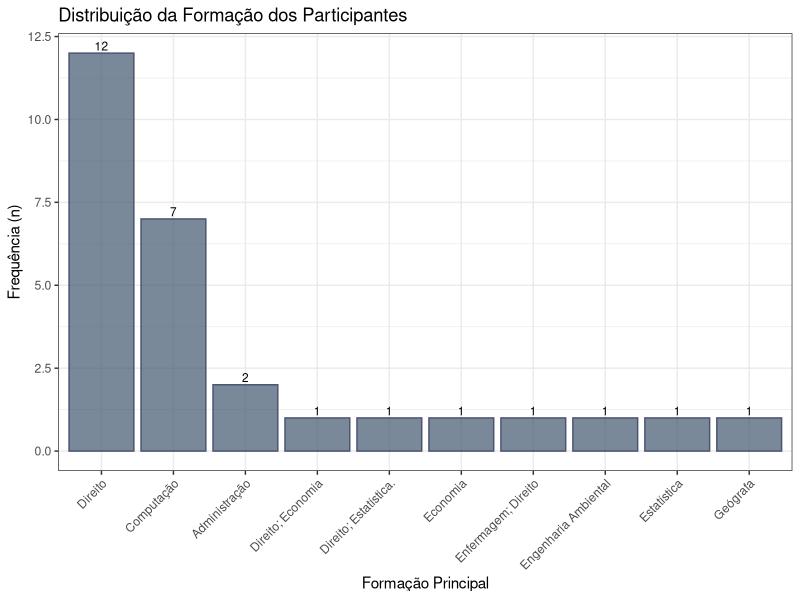
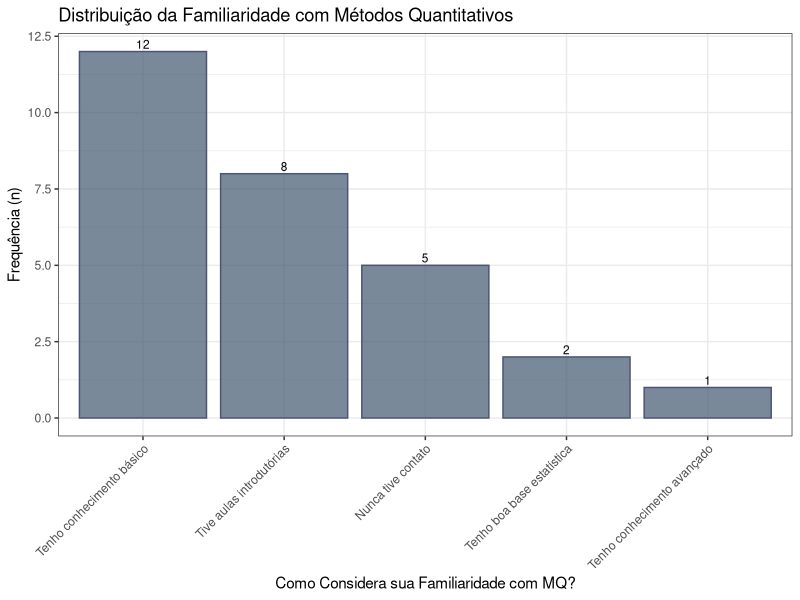
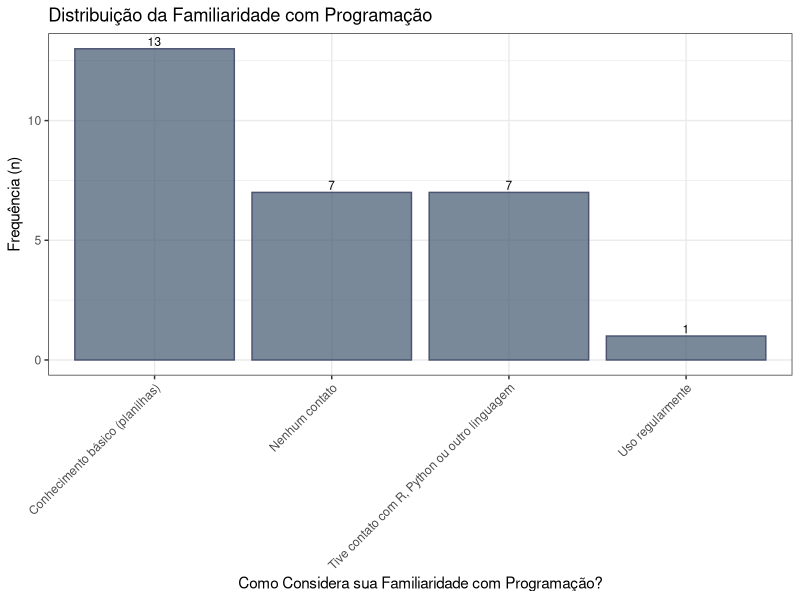
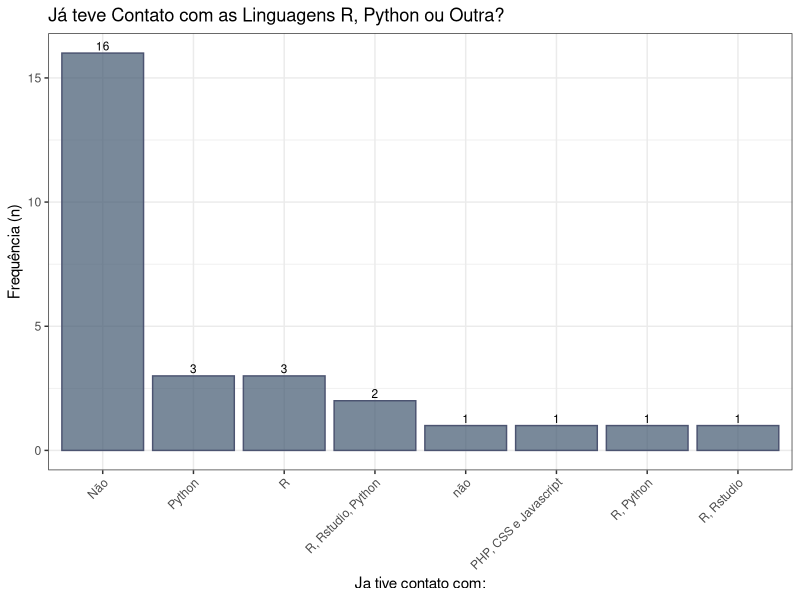
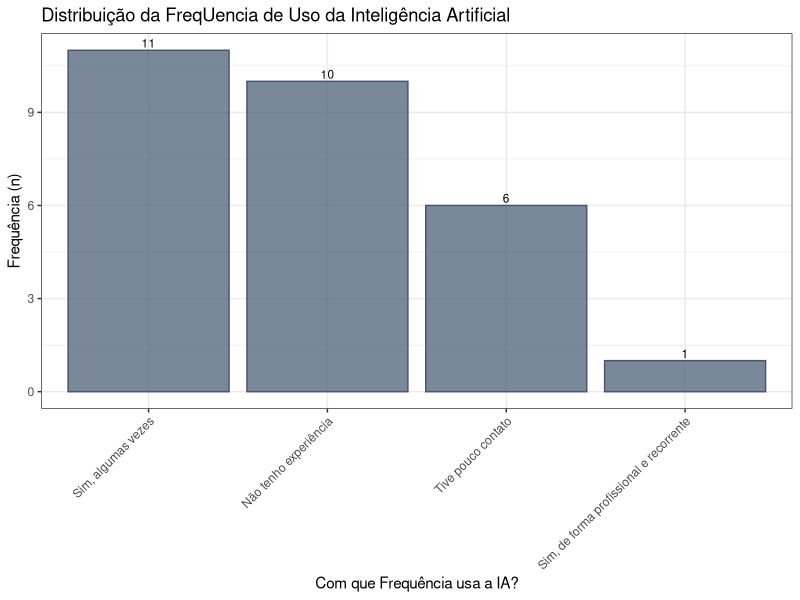

R code for these plots, in order:
## ---- chunk 1
#| code-fold: true
#| code-summary: "📊 Ver código para o gráfico de Formação Principal"

# Pacotes necessários
packages <- c("tidyverse", "readxl", "scales")
installed <- packages %in% rownames(installed.packages())
if (any(!installed)) install.packages(packages[!installed])
library(tidyverse)
library(readxl)
library(scales)

# Gráfico para Formação Pirncipal (valores absolutos)
perfil_turma <- read_excel("perfil_final.xlsx")
dados_form_princ <- perfil_turma %>%
  filter(!is.na(form_principal)) %>%
  group_by(valor = form_principal) %>%
  summarise(n = n(), .groups = "drop")

ggplot(dados_form_princ, aes(x = reorder(valor, -n), y = n, fill = valor)) +          # Ordem decrescente
  geom_col(show.legend = FALSE, fill = "#3f566f", alpha=0.7, color = "#4c5471") + # Adiciona as barras, cor das barras, transparencia
  geom_text(aes(label = n), vjust = -0.3, size = 3) +
  labs(
    title = "Distribuição da Formação dos Participantes",
    x = "Formação Principal",
    y = "Frequência (n)") +
  theme_bw() +
  theme(axis.text.x = element_text(angle = 45, hjust = 1))

## ---- chunk 2
#| code-fold: true
#| code-summary: "📊 Ver código para o gráfico de Familiaridade com M.Q."


# Gráfico para Familiaridade com M.Q. (valores absolutos)
perfil_turma <- read_excel("perfil_final.xlsx")
dados_fam_mq <- perfil_turma %>%
  filter(!is.na(fam_mq)) %>%
  group_by(valor = fam_mq) %>%
  summarise(n = n(), .groups = "drop")

ggplot(dados_fam_mq, aes(x = reorder(valor, -n), y = n, fill = valor)) +          # Ordem decrescente
  geom_col(show.legend = FALSE, fill = "#3f566f", alpha=0.7, color = "#4c5471") + # Adiciona as barras, cor das barras, transparencia
  geom_text(aes(label = n), vjust = -0.3, size = 3) +
  labs(
    title = "Distribuição da Familiaridade com Métodos Quantitativos",
    x = "Como Considera sua Familiaridade com MQ?",
    y = "Frequência (n)") +
  theme_bw() +
  theme(axis.text.x = element_text(angle = 45, hjust = 1))

## ---- chunk 3
#| code-fold: true
#| code-summary: "📊 Ver código para o gráfico de Formação Principal"


# Gráfico para Formação Pirncipal (valores absolutos)
perfil_turma <- read_excel("perfil_final.xlsx")
dados_fam_programa <- perfil_turma %>%
  filter(!is.na(fam_programa)) %>%
  group_by(valor = fam_programa) %>%
  summarise(n = n(), .groups = "drop")

ggplot(dados_fam_programa, aes(x = reorder(valor, -n), y = n, fill = valor)) +          # Ordem decrescente
  geom_col(show.legend = FALSE, fill = "#3f566f", alpha=0.7, color = "#4c5471") + # Adiciona as barras, cor das barras, transparencia
  geom_text(aes(label = n), vjust = -0.3, size = 3) +
  labs(
    title = "Distribuição da Familiaridade com Programação",
    x = "Como Considera sua Familiaridade com Programação?",
    y = "Frequência (n)") +
  theme_bw() +
  theme(axis.text.x = element_text(angle = 45, hjust = 1))

## ---- chunk 4
#| code-fold: true
#| code-summary: "📊 Ver código para o gráfico de Contato com Linguagens de Programação"


# Gráfico para Contato com Linguagens de Programação (valores absolutos)
perfil_turma <- read_excel("perfil_final.xlsx")
dados_contato_com <- perfil_turma %>%
  filter(!is.na(contato_com)) %>%
  group_by(valor = contato_com) %>%
  summarise(n = n(), .groups = "drop")

ggplot(dados_contato_com, aes(x = reorder(valor, -n), y = n, fill = valor)) +          # Ordem decrescente
  geom_col(show.legend = FALSE, fill = "#3f566f", alpha=0.7, color = "#4c5471") + # Adiciona as barras, cor das barras, transparencia
  geom_text(aes(label = n), vjust = -0.3, size = 3) +
  labs(
    title = "Já teve Contato com as Linguagens R, Python ou Outra?",
    x = "Ja tive contato com:",
    y = "Frequência (n)") +
  theme_bw() +
  theme(axis.text.x = element_text(angle = 45, hjust = 1))

## ---- chunk 5
#| code-fold: true
#| code-summary: "📊 Ver código para o gráfico de Uso da IA"


# Gráfico para Uso da IA (valores absolutos)
perfil_turma <- read_excel("perfil_final.xlsx")
dados_trab_ia <- perfil_turma %>%
  filter(!is.na(trab_ia)) %>%
  group_by(valor = trab_ia) %>%
  summarise(n = n(), .groups = "drop")

ggplot(dados_trab_ia, aes(x = reorder(valor, -n), y = n, fill = valor)) +          # Ordem decrescente
  geom_col(show.legend = FALSE, fill = "#3f566f", alpha=0.7, color = "#4c5471") + # Adiciona as barras, cor das barras, transparencia
  geom_text(aes(label = n), vjust = -0.3, size = 3) +
  labs(
    title = "Distribuição da FreqUencia de Uso da Inteligência Artificial",
    x = "Com que Frequência usa a IA?",
    y = "Frequência (n)") +
  theme_bw() +
  theme(axis.text.x = element_text(angle = 45, hjust = 1))

